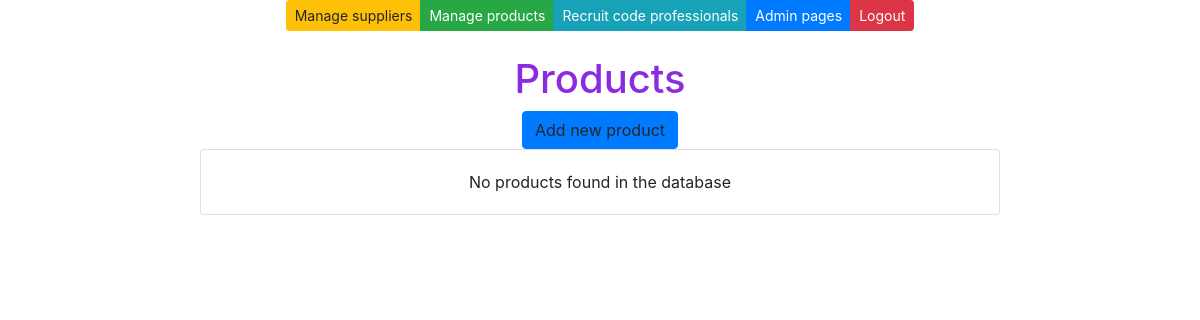
/products-by-supplier/1/, run on an earlier commit of the app's database.
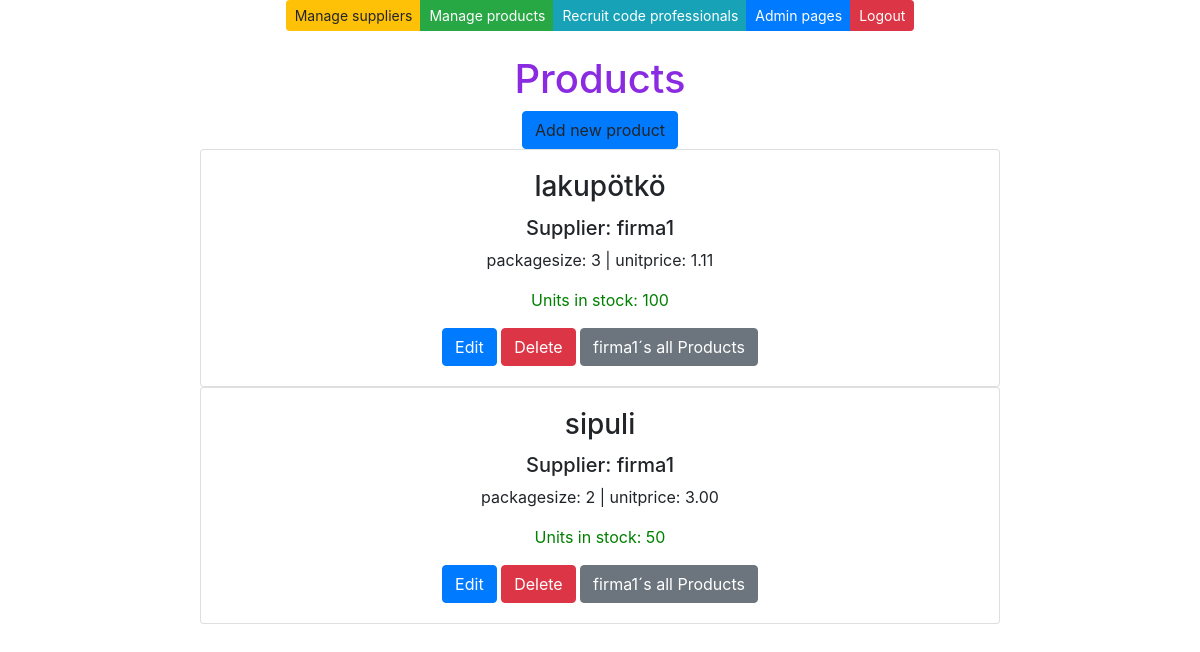
And on a later commit of the database.
### app/models.py (models this page shows, shortened)
class Product(models.Model):
    productname = models.CharField(max_length = 20, default = "laku")
    packagesize = models.CharField(max_length = 20, default = 3)
    unitprice = models.DecimalField(max_digits=8, decimal_places=2, default=1.00)
    unitsinstock = models.IntegerField(default = 3)
    supplier = models.ForeignKey(Supplier, on_delete=models.CASCADE)

class Supplier(models.Model):
    companyname = models.CharField(max_length = 50, default="firma")
    contactname = models.CharField(max_length = 50, default="firma")
    address = models.CharField(max_length = 100, default="firma")
    phone = models.CharField(max_length = 20, default="firma")
    email = models.CharField(max_length = 50, default="firma")
    country = models.CharField(max_length = 50, default="firma")

### app/views.py (the view)
# urls.py: path('products-by-supplier/<int:id>/', products_filtered),
def products_filtered(request, id):
    productlist = Product.objects.all()
    filteredproducts = productlist.filter(supplier = id)
    context = {'products': filteredproducts}
    return render (request,"productlist.html",context)

### app/templates/productlist.html (shortened to what this page needs)
{% extends 'index.html' %}
{% block content %}
<br />
<br />
<h1>Products</h1>
<a onclick="showaddform()" class="btn btn-primary">Add new product</a>
{% for p in products %}
<div class="card" style="width: 50rem;">
    <div class="card-body">
        <h3 class="card-title">{{p.productname}} </h3>
        <h5 class="card-text">Supplier: {{p.supplier.companyname}}</h5>
        <p class="card-text">packagesize: {{p.packagesize}} | unitprice: {{p.unitprice}}</p>
        <p class="card-text" style="color: green;">Units in stock: {{p.unitsinstock}}</p>
        <a href="/edit-product-get/{{p.id}}/" class="btn btn-primary">Edit</a>
        <a href="/confirm-delete-product/{{p.id}}/" class="btn btn-danger">Delete</a>
        <a href="/products-by-supplier/{{p.supplier.id}}/" class="btn btn-secondary">{{p.supplier.companyname}}´s all
            Products</a>
    </div>
</div>
{% empty %}
<div class="card" style="width: 50rem;">
    <div class="card-body">
        <p class="card-text">No products found in the database </p>
    </div>
</div>
{%endfor%}
{% endblock %}

### app/templates/index.html (shortened to what this page needs)
<!DOCTYPE html>
<html>
<head>
    <link rel="stylesheet" href="https://stackpath.bootstrapcdn.com/bootstrap/4.5.0/css/bootstrap.min.css"
>
    <link rel="stylesheet" href="https://cdnjs.cloudflare.com/ajax/libs/font-awesome/5.11.2/css/all.min.css">
    {% load static %}
    <link rel="stylesheet" href="{% static 'style.css' %}">
</head>
<body>
    <div class="container">
        <center>
            <div class="btn-group" role="group">
                <a class="btn btn-warning btn-sm" href="/suppliers">Manage suppliers</a>
                <a class="btn btn-success btn-sm" href="/products">Manage products</a>
                <a class="btn btn-info btn-sm" href="http://careeria.fi">Recruit code professionals</a>
                <a class="btn btn-primary btn-sm" href="/admin">Admin pages</a>
                <a class="btn btn-danger btn-sm"href="/logout">Logout</a>
            </div>
            {% block content %}
            {% endblock %}
        </center>
</body>
</html>

### app/static/style.css (style rules this page uses)
h1 { color: blueviolet; }

What changed in the data, as far as the page shows it:
added Product: productname "lakupötkö", supplier.companyname "firma1", packagesize "3", unitprice "1.11", unitsinstock "100"
added Product: productname "sipuli", supplier.companyname "firma1", packagesize "2", unitprice "3.00", unitsinstock "50"
Also different on the page:
text no longer shown: "No products found in the database"
